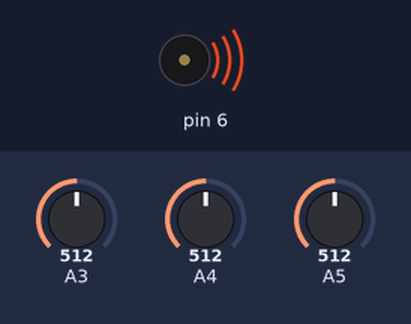
Simulated run of this sketch. Board: Arduino Uno, built with avr-gcc and run on an emulated ATmega328P. On the bench: buzzer (waves = sounding). The test bench sets the inputs (shaded band); at power-on: A3 = 512, A4 = 512, A5 = 512. What the sketch prints to the serial monitor is not drawn.

Above: at 0.05 s.
Timing chart, 0 to 3.0 s (numbered marks = the images above):
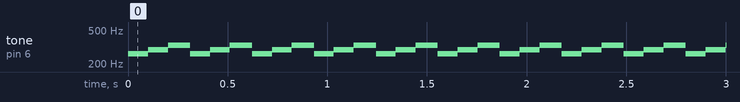

The sketch:

acceleration_test.ino
```cpp
//********************************
//加速度センサの値を取得するプログラム
//********************************
void setup()
{
  // シリアルモニターの初期化をする
  Serial.begin(9600) ;
  Serial.println("start");
}
void loop()
{
  long x , y , z ;
  x = y = z = 0 ;
 /*
  int i;
  for (i=0;i<50;i++){
    x = x + analogRead(3);
    y = y + analogRead(4);
    z = z + analogRead(5);
  }
  x = x / 50 ;
  y = y / 50 ;
  z = z / 50 ;
  */
  x = analogRead(3);
  y = analogRead(4);
  z = analogRead(5);
 if( x > 500){
  tone(6, 262, 300);
  delay(100);
 }
  if( y > 500){
  tone(6, 294, 300);
  delay(100);
 }
 if( z > 500){
  tone(6, 330, 300);
  delay(100);
 }
 /*
  Serial.print("X:") ;
  Serial.print(x) ;
  Serial.print(" Y:") ;
  Serial.print(y) ;
  Serial.print(" Z:") ;
  Serial.print(z) ;
  */
  Serial.print(x);
  Serial.print(",");
  Serial.print(y);
  Serial.print(",");
  Serial.print(z);
  Serial.println("");
  delay(10) ;
}
```

Measured:
- by itself, tone on pin 6: repeats every 0.31 s: 294 Hz 0.10 s, 330 Hz 0.11 s, 262 Hz 0.10 s
